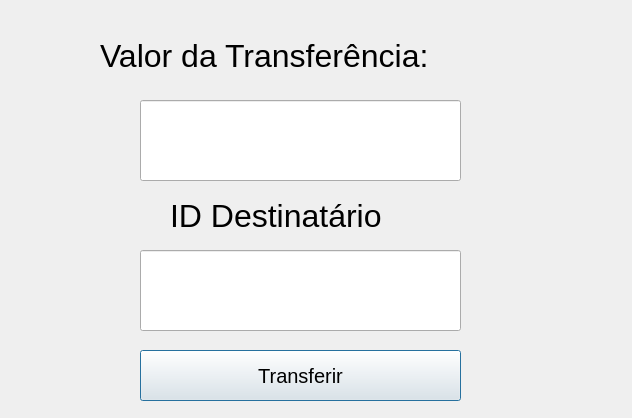
<?xml version="1.0" encoding="UTF-8"?>
<ui version="4.0">
 <class>telaTransferencia</class>
 <widget class="QDialog" name="telaTransferencia">
  <property name="geometry">
   <rect>
    <x>0</x>
    <y>0</y>
    <width>632</width>
    <height>418</height>
   </rect>
  </property>
  <property name="windowTitle">
   <string>Dialog</string>
  </property>
  <widget class="QLabel" name="label">
   <property name="geometry">
    <rect>
     <x>100</x>
     <y>20</y>
     <width>401</width>
     <height>71</height>
    </rect>
   </property>
   <property name="font">
    <font>
     <pointsize>24</pointsize>
    </font>
   </property>
   <property name="text">
    <string>Valor da Transferência:</string>
   </property>
  </widget>
  <widget class="QLineEdit" name="txt_valor">
   <property name="geometry">
    <rect>
     <x>140</x>
     <y>100</y>
     <width>321</width>
     <height>81</height>
    </rect>
   </property>
  </widget>
  <widget class="QLabel" name="label_2">
   <property name="geometry">
    <rect>
     <x>170</x>
     <y>180</y>
     <width>271</width>
     <height>71</height>
    </rect>
   </property>
   <property name="font">
    <font>
     <pointsize>24</pointsize>
    </font>
   </property>
   <property name="text">
    <string>ID Destinatário</string>
   </property>
  </widget>
  <widget class="QLineEdit" name="txt_id_destinatario">
   <property name="geometry">
    <rect>
     <x>140</x>
     <y>250</y>
     <width>321</width>
     <height>81</height>
    </rect>
   </property>
  </widget>
  <widget class="QPushButton" name="pushButton">
   <property name="geometry">
    <rect>
     <x>140</x>
     <y>350</y>
     <width>321</width>
     <height>51</height>
    </rect>
   </property>
   <property name="font">
    <font>
     <pointsize>15</pointsize>
    </font>
   </property>
   <property name="text">
    <string>Transferir</string>
   </property>
  </widget>
 </widget>
 <resources/>
 <connections/>
</ui>
